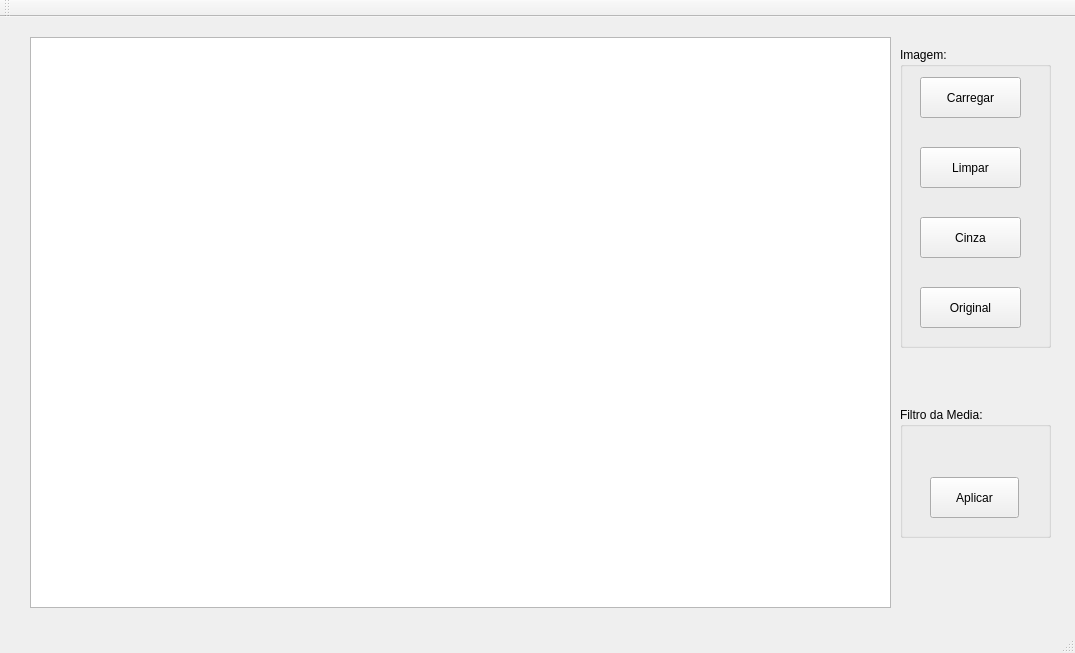
<?xml version="1.0" encoding="UTF-8"?>
<ui version="4.0">
 <class>MainWindow</class>
 <widget class="QMainWindow" name="MainWindow">
  <property name="geometry">
   <rect>
    <x>0</x>
    <y>0</y>
    <width>1075</width>
    <height>653</height>
   </rect>
  </property>
  <property name="windowTitle">
   <string>MainWindow</string>
  </property>
  <widget class="QWidget" name="centralWidget">
   <widget class="QGraphicsView" name="imagem">
    <property name="geometry">
     <rect>
      <x>30</x>
      <y>20</y>
      <width>861</width>
      <height>571</height>
     </rect>
    </property>
   </widget>
   <widget class="QGroupBox" name="imagem_box">
    <property name="geometry">
     <rect>
      <x>900</x>
      <y>30</y>
      <width>151</width>
      <height>301</height>
     </rect>
    </property>
    <property name="title">
     <string>Imagem:</string>
    </property>
    <widget class="QPushButton" name="limpar">
     <property name="geometry">
      <rect>
       <x>20</x>
       <y>100</y>
       <width>101</width>
       <height>41</height>
      </rect>
     </property>
     <property name="text">
      <string>Limpar</string>
     </property>
    </widget>
    <widget class="QPushButton" name="cinza">
     <property name="geometry">
      <rect>
       <x>20</x>
       <y>170</y>
       <width>101</width>
       <height>41</height>
      </rect>
     </property>
     <property name="text">
      <string>Cinza</string>
     </property>
    </widget>
    <widget class="QPushButton" name="imgOriginal">
     <property name="geometry">
      <rect>
       <x>20</x>
       <y>240</y>
       <width>101</width>
       <height>41</height>
      </rect>
     </property>
     <property name="text">
      <string>Original</string>
     </property>
    </widget>
    <widget class="QPushButton" name="carregar">
     <property name="geometry">
      <rect>
       <x>20</x>
       <y>30</y>
       <width>101</width>
       <height>41</height>
      </rect>
     </property>
     <property name="text">
      <string>Carregar</string>
     </property>
    </widget>
   </widget>
   <widget class="QGroupBox" name="intensidade">
    <property name="geometry">
     <rect>
      <x>900</x>
      <y>390</y>
      <width>151</width>
      <height>131</height>
     </rect>
    </property>
    <property name="title">
     <string>Filtro da Media:</string>
    </property>
    <widget class="QPushButton" name="aplicar">
     <property name="geometry">
      <rect>
       <x>30</x>
       <y>70</y>
       <width>89</width>
       <height>41</height>
      </rect>
     </property>
     <property name="text">
      <string>Aplicar</string>
     </property>
    </widget>
   </widget>
  </widget>
  <widget class="QMenuBar" name="menuBar">
   <property name="geometry">
    <rect>
     <x>0</x>
     <y>0</y>
     <width>1075</width>
     <height>22</height>
    </rect>
   </property>
  </widget>
  <widget class="QToolBar" name="mainToolBar">
   <attribute name="toolBarArea">
    <enum>TopToolBarArea</enum>
   </attribute>
   <attribute name="toolBarBreak">
    <bool>false</bool>
   </attribute>
  </widget>
  <widget class="QStatusBar" name="statusBar"/>
 </widget>
 <layoutdefault spacing="6" margin="11"/>
 <resources/>
 <connections/>
</ui>
